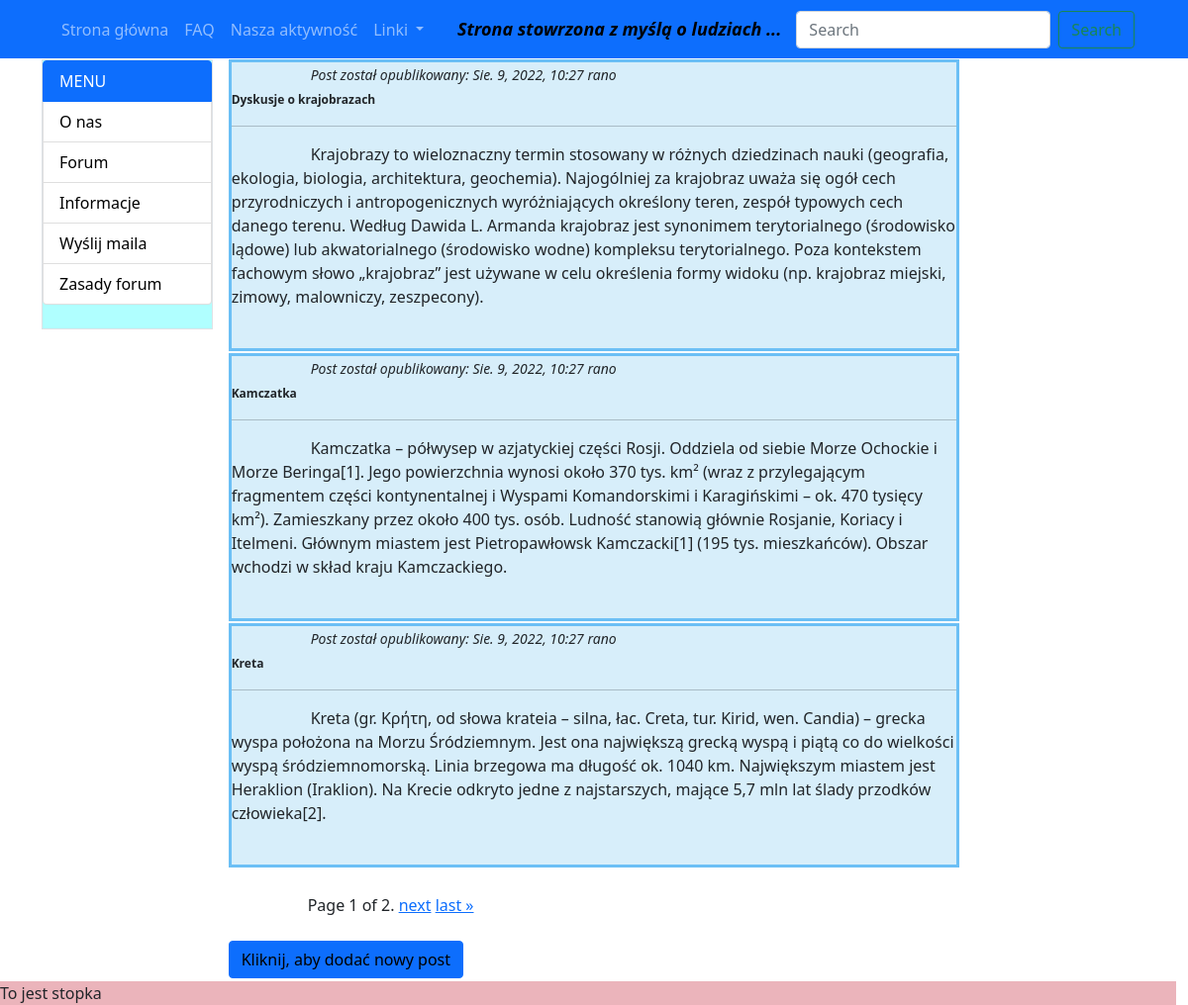
Screenshot of /wyniki with the database file from the repository.
### blog/models.py (models this page shows, shortened)
class MojeModele(models.Model):
    przyklad = models.TextField(max_length=100, default="Przyladowy tekst")
    tekscik = models.TextField(max_length=20, help_text="Prosze podac przykladowy tekst")
    email_pole = models.EmailField(max_length=40, default="TwojAdres@email.com")
    published_date = models.DateTimeField(auto_now_add=True, blank=True, null=True)
    Piwo = 'Pi'
    Wodka = 'Wo'
    Wino = 'Wi'
    Shot = 'Sh'
    Drink = 'Dr'
    tabela_wyboru = [
        (Piwo, 'Piwo'),
        (Wodka,'Wodka'),
        (Wino,'Wino'),
        (Shot,'Shot'),
        (Drink,'Drink'),
    ]
    wybor = models.CharField(max_length=2, choices = tabela_wyboru, default="Wybierz napoj")
    liczba_calkowita = models.BigIntegerField(default=233)
    pole_wyboru = models.DecimalField(max_digits=5, decimal_places=2, null=True, blank=True)
    data_wpisu = models.DateField(auto_now=True)
    data_wpisu_2 = models.DateTimeField(auto_now=True)
    tresc_postu = models.TextField(default="Podaj tresc twojego postu.")
    tytul_postu = models.CharField(max_length=150,default="Podaj tytul twojego postu.")
    ilosc = models.DecimalField(max_digits=3, decimal_places=0, default=0)

### blog/views.py (the view)
# urls.py: path('wyniki', views.wyniki, name='wyniki'),
def wyniki(request):
    wy = MojeModele.objects.all()
    paginator = Paginator(wy,3)
    page = request.GET.get('page')
    page_obj = paginator.get_page(page)
    try:
        posts = paginator.page(page)
    except PageNotAnInteger:
        posts = paginator.page(1)
    except EmptyPage:
        posts = paginator.page(paginator.num_pages)
    return render(request, 'blog/wyniki.html', {'wy':wy,
                                                'page':page,
                                                'posts':posts,
                                                'page_obj':page_obj,
                                                })

### blog/templates/blog/wyniki.html (shortened to what this page needs)
{% extends 'blog/base.html' %}
{% load static %}
{% block wyniki %}
	{% for user in posts %}
		<div  id="post">
			<span><i><small>Post został opublikowany: {{ user.published_date }} </small></i></span>
					<span style="font-size:12px"><b>{{ user.tytul_postu }}</b></span>
					</br><hr>
					<p>{{ user.tresc_postu }}</p>
		</div>
	{% endfor %}
	<br/>
			<div style="display:block">
				Page {{ page_obj.number }} of {{ page_obj.paginator.num_pages }}.
				{% if page_obj.has_next %}
					<a href="?page={{ page_obj.next_page_number }}">next</a>
					<a href="?page={{ page_obj.paginator.num_pages }}">last &raquo;</a>
				{% endif %}
			</div>
			<br>
	<span id="dodaj_wpis">
	<button type="button" class="btn btn-primary"><a href="{% url 'dodaj_wpis'%}" style="text-decoration:none; color:black;">Kliknij, aby dodać nowy post</a></button>
	</span>
{% endblock %}

### blog/static/css/base.css (style rules this page uses)
#dodaj_wpis { padding: 2; }
#post { border-style:solid; border-color: #6BBFF5; margin-bottom: 2px; background-color: #d7eefa; }

### rows the page displays
MojeModele: published_date "Sie. 9, 2022, 10:27 rano", tytul_postu "Dyskusje o krajobrazach", tresc_postu "Krajobrazy to wieloznaczny termin stosowany w różnych dziedzinach nauki (geografia, ekologia, biologia, architektura, geochemia). Najogólniej za krajobraz uważa się ogół cech przyrodniczych i antropogenicznych wyróżniających określony teren, zespół typowych cech danego terenu. Według Dawida L. Armanda krajobraz jest synonimem terytorialnego (środowisko lądowe) lub akwatorialnego (środowisko wodne) kompleksu terytorialnego. Poza kontekstem fachowym słowo „krajobraz” jest używane w celu określenia formy widoku (np. krajobraz miejski, zimowy, malowniczy, zeszpecony)."
MojeModele: published_date "Sie. 9, 2022, 10:27 rano", tytul_postu "Kamczatka", tresc_postu "Kamczatka – półwysep w azjatyckiej części Rosji. Oddziela od siebie Morze Ochockie i Morze Beringa[1]. Jego powierzchnia wynosi około 370 tys. km² (wraz z przylegającym fragmentem części kontynentalnej i Wyspami Komandorskimi i Karagińskimi – ok. 470 tysięcy km²). Zamieszkany przez około 400 tys. osób. Ludność stanowią głównie Rosjanie, Koriacy i Itelmeni. Głównym miastem jest Pietropawłowsk Kamczacki[1] (195 tys. mieszkańców). Obszar wchodzi w skład kraju Kamczackiego."
MojeModele: published_date "Sie. 9, 2022, 10:27 rano", tytul_postu "Kreta", tresc_postu "Kreta (gr. Κρήτη, od słowa krateia – silna, łac. Creta, tur. Kirid, wen. Candia) – grecka wyspa położona na Morzu Śródziemnym. Jest ona największą grecką wyspą i piątą co do wielkości wyspą śródziemnomorską. Linia brzegowa ma długość ok. 1040 km. Największym miastem jest Heraklion (Iraklion). Na Krecie odkryto jedne z najstarszych, mające 5,7 mln lat ślady przodków człowieka[2]."

### other values shown
{{ page_obj.number }} "1"
{{ page_obj.paginator.num_pages }} "2"
